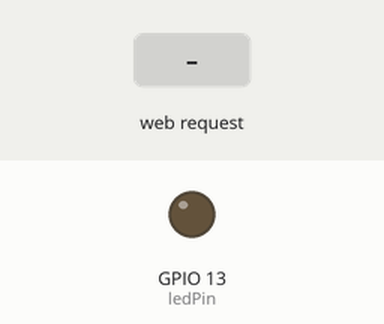
A sketch run on a simulated ESP32. Shown: output pins drawn as LEDs (lit = HIGH). The test bench sets the inputs (shaded band). WiFi joins after 1.5 s; servers stay silent unless stated; what the sketch prints to the serial monitor is not drawn.

Above: at 3.2 s.
3.3 s: HTTP request GET / received
At 4.2 s:
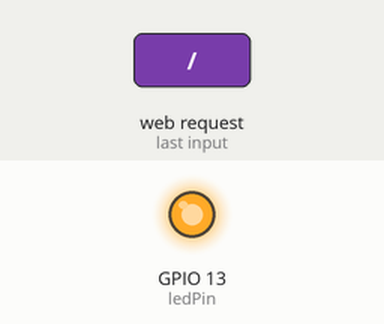
Timing chart, 0 to 6.3 s (numbered marks = the images above; inputs shaded):
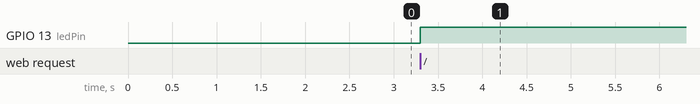

Measured:
- after the input at 3.3 s, GPIO 13 (ledPin): LOW → HIGH at once

The sketch:

esp32_wifi.ino
```cpp
#include <WiFi.h>
#include <WebServer.h>

const char* ssid = "";
const char* password = "";

WebServer server(80);  // Create a web server object on port 80

const int ledPin = 13;
bool ledState = false;

void setup() {
  Serial.begin(115200);
   // Set LED pin as output
  pinMode(ledPin, OUTPUT);
  digitalWrite(ledPin, LOW);

  // Connect to Wi-Fi
  WiFi.begin(ssid, password);
  while (WiFi.status() != WL_CONNECTED) {
    delay(1000);
    Serial.println("Connecting to WiFi...");
  }
  Serial.println("Connected to WiFi");

  server.on("/", HTTP_GET, []() {
    // Toggle the LED state on each request
    ledState = !ledState;
    digitalWrite(ledPin, ledState ? HIGH : LOW);

    String txt = ledState ? "LED IS OFF!!!" : "LED IS ON!!!";
    server.send(200, "text/plain", txt);
  });

  server.begin();

  Serial.println("Server started");
  Serial.println(WiFi.localIP());  // Print the IP address of the server
}

void loop() {
  server.handleClient();  // Listen for client requests
}
```
